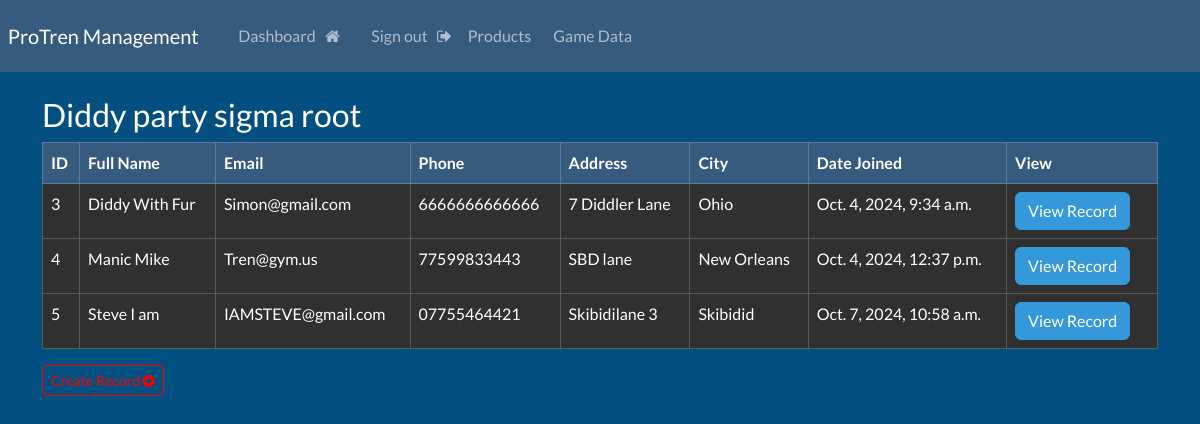
The page /dashboard (signed in) on the database its author committed.
### website/models.py (models this page shows, shortened)
class Record(models.Model):
    creation_data = models.DateTimeField(auto_now_add= True)
    first_name = models.CharField(max_length = 100)
    last_name = models.CharField(max_length = 100)
    email = models.CharField(max_length= 255)
    phone = models.CharField(max_length= 20)
    address = models.CharField(max_length= 255)
    city = models.CharField(max_length= 255)

### website/views.py (the view)
# urls.py: path('dashboard', views.dashboard, name="dashboard"),
@login_required(login_url='my-login')
def dashboard(request):
    my_records = Record.objects.all()
    context = {'records': my_records}
    return render(request,'website/dashboard.html',context=context)

### website/templates/website/dashboard.html (shortened to what this page needs)
{% extends 'website/base.html' %}
{% load static %}
{% block content %}
    <h3> Diddy party sigma {{user}} </h3>
    <table class="table table-dark table-hover table-bordered">
        <thead class="table-primary">
            <tr>
                <th scope="col"> ID </th>
                <th scope="col"> Full Name </th>
                <th scope="col"> Email </th>
                <th scope="col"> Phone </th>
                <th scope="col"> Address </th>
                <th scope="col"> City </th>
                <th scope="col"> Date Joined </th>
                <th scope="col"> View </th>
            </thead>
            <tbody>
            {% if records %}
                {%  for record in records %}
                <tr>
                    <td> {{record.id}} </td>
                    <td> {{record.first_name}} {{record.last_name}} </td>
                    <td> {{record.email}} </td>
                    <td> {{record.phone}} </td>
                    <td> {{record.address}} </td>
                    <td> {{record.city}} </td>
                    <td> {{record.creation_data}} </td>
                    <td> <a href="{% url 'record' record.id %}" class = "btn btn-info"> View Record </a> &nbsp;
                     </td>
                </tr>
                {% endfor %}
            {% endif %}
            </tbody>
        </table>
        <a id="createrecordbutton"class="btn btn-outline-primary btn-sm" href="{% url 'create-record' %}">
            Create Record  <i class="fa fa-plus-circle" aria-hidden="true"></i>
        </a>
{% endblock %}

### static/css/style.css (style rules this page uses)
body { background-color: #034f7f; }
#createrecordbutton { color: red; border-color: red; }

### rows shown on the page
Record: id "3", first_name "Diddy", last_name "With Fur", email "Simon@gmail.com", phone "6666666666666", address "7 Diddler Lane", city "Ohio", creation_data "Oct. 4, 2024, 9:34 a.m."
Record: id "4", first_name "Manic", last_name "Mike", email "Tren@gym.us", phone "77599833443", address "SBD lane", city "New Orleans", creation_data "Oct. 4, 2024, 12:37 p.m."
Record: id "5", first_name "Steve", last_name "I am", email "IAMSTEVE@gmail.com", phone "07755464421", address "Skibidilane 3", city "Skibidid", creation_data "Oct. 7, 2024, 10:58 a.m."

### other values the page prints
{{ user }} "root"
